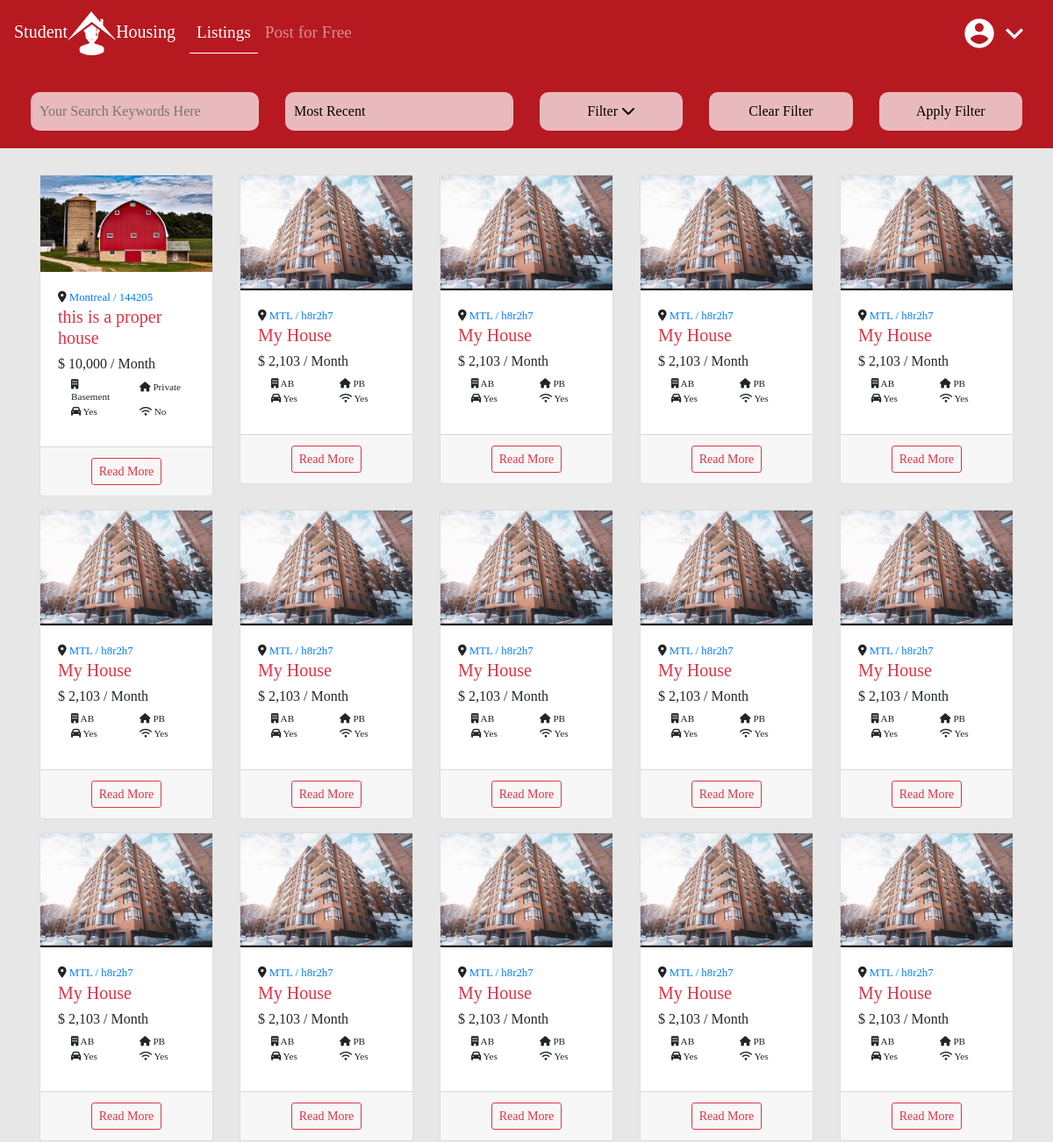
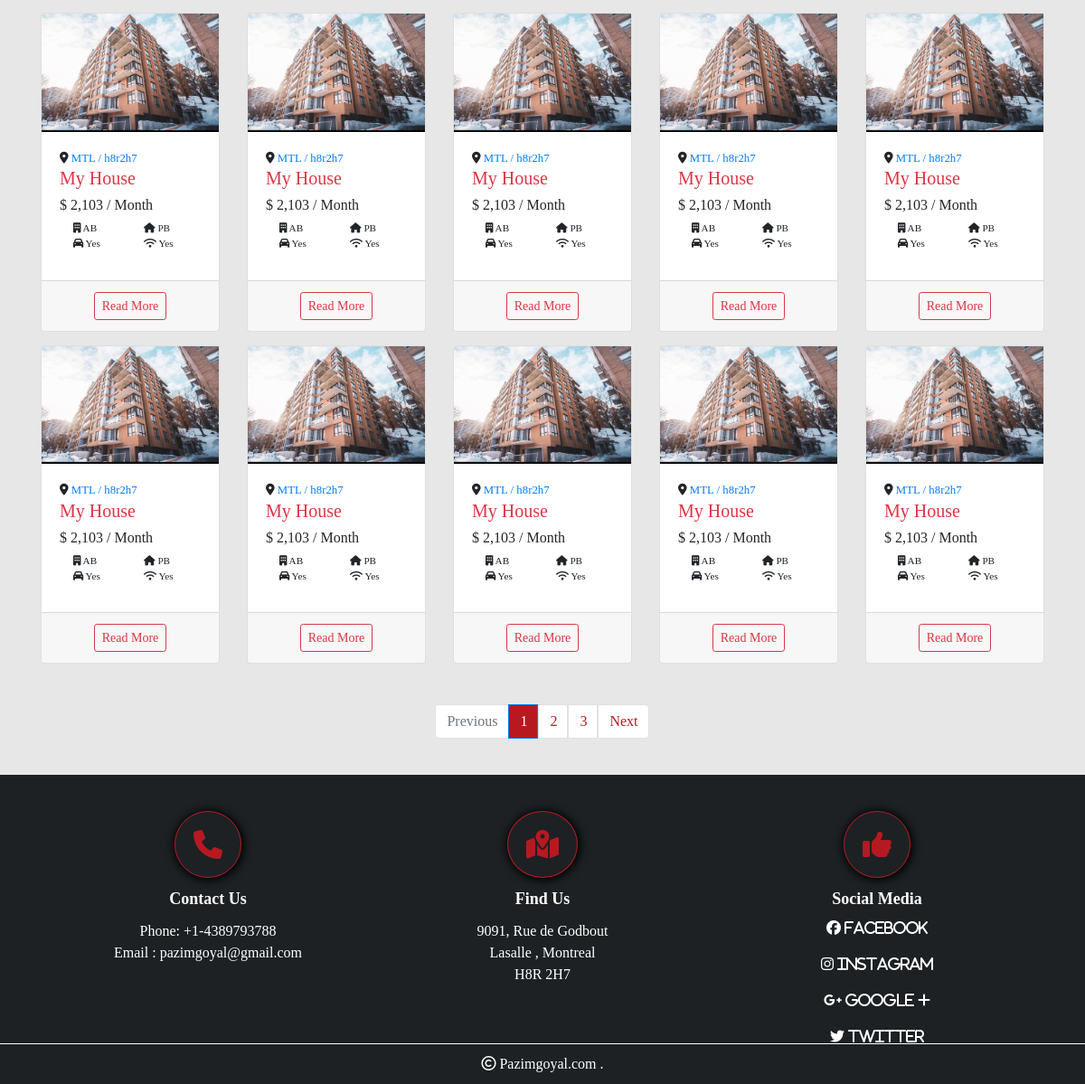
Page /listings/ on the earlier database version (2 pictures, top to bottom).
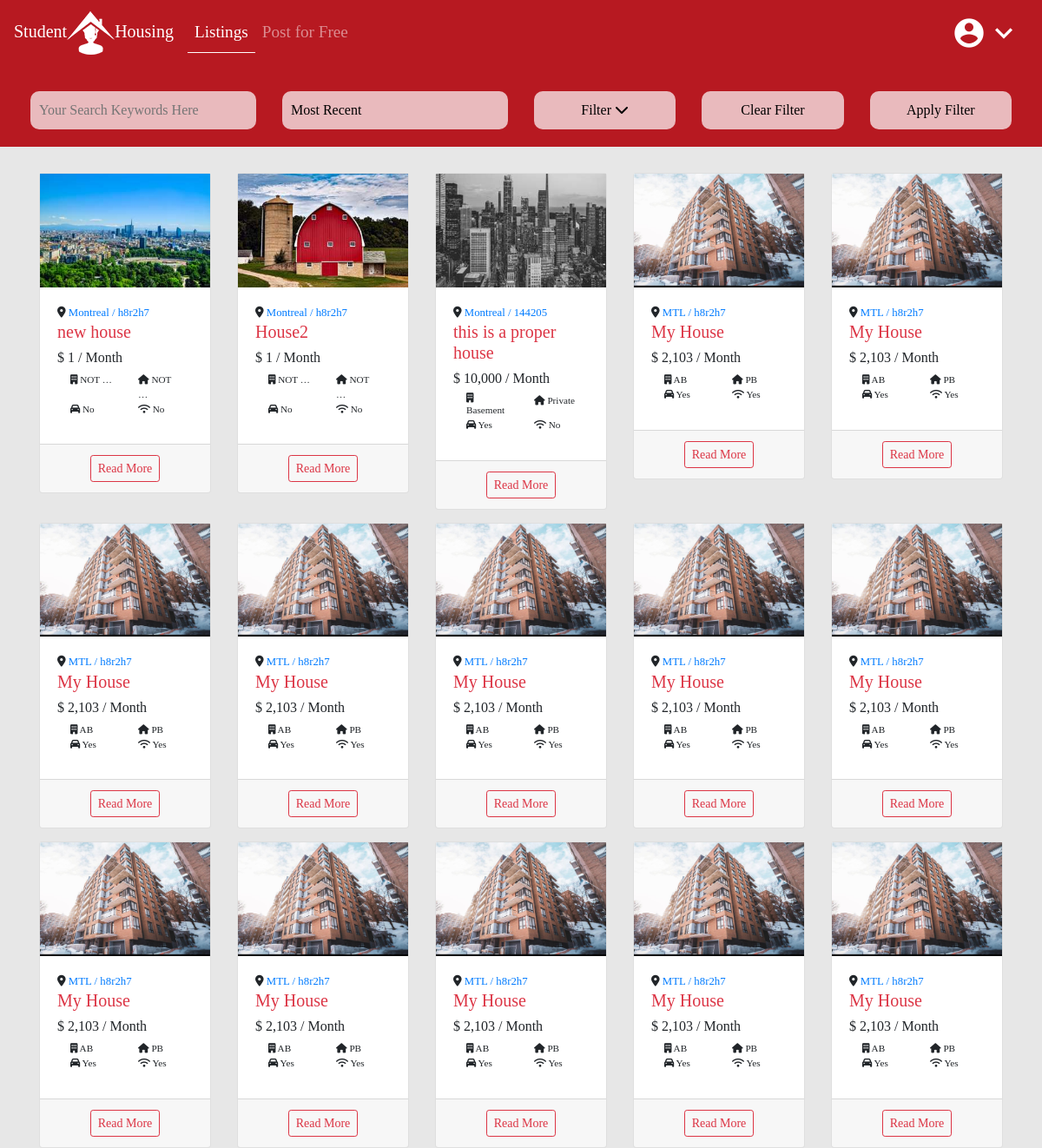
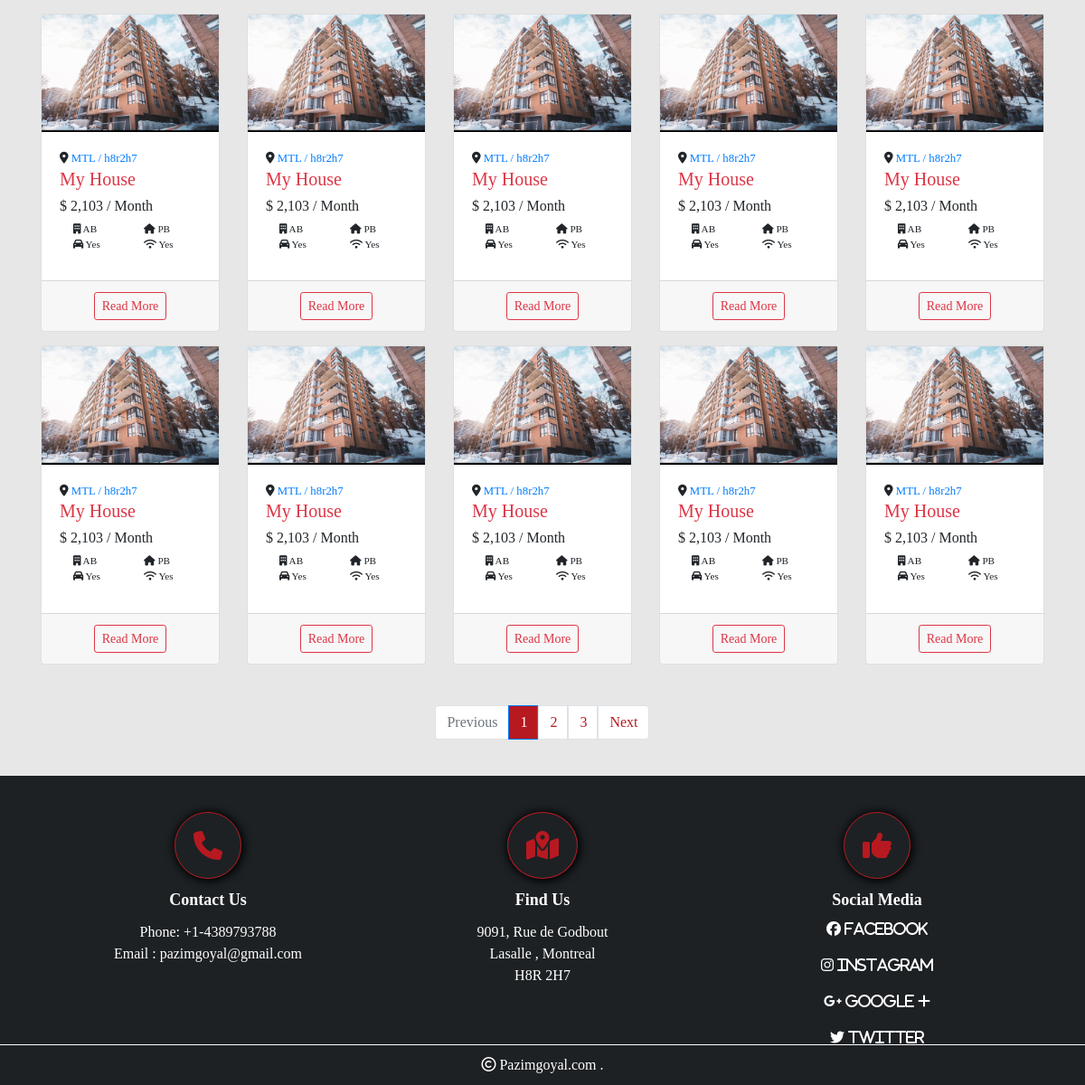
Same page on the later database version (2 pictures, top to bottom).
### listings/models.py (models this page shows, shortened)
class HouseListings(models.Model):
    title = models.CharField(max_length=200)
    description = models.TextField(blank=True)
    price = models.IntegerField()
    address = models.CharField(max_length=200, default="")
    city = models.CharField(max_length=10, choices=city)
    zipCode = models.CharField(max_length=10)
    building_type = models.CharField(choices=typeB, max_length=18)
    garage = models.BooleanField(default=False)
    space_given = models.CharField(choices=space, max_length=15)
    created_date = models.DateTimeField(default=timezone.now, blank=True)
    is_published = models.BooleanField(default=True)
    image1 = models.ImageField(upload_to='photos/%Y%m%d/', default="default.jpeg")
    image2 = models.ImageField(upload_to='photos/%Y%m%d/', blank=True)
    image3 = models.ImageField(upload_to='photos/%Y%mb%d/', blank=True)
    image4 = models.ImageField(upload_to='photos/%Y%m%d/', blank=True)
    image5 = models.ImageField(upload_to='photos/%Y%m%d/', blank=True)
    image6 = models.ImageField(upload_to='photos/%Y%m%d/', blank=True)
    image7 = models.ImageField(upload_to='photos/%Y%m%d/', blank=True)
    image8 = models.ImageField(upload_to='photos/%Y%m%d/', blank=True)
    image9 = models.ImageField(upload_to='photos/%Y%mb%d/', blank=True)
    image10 = models.ImageField(upload_to='photos/%Y%m%d/', blank=True)
    image11 = models.ImageField(upload_to='photos/%Y%m%d/', blank=True)
    image12 = models.ImageField(upload_to='photos/%Y%m%d/', blank=True)
    bathrooms = models.DecimalField(max_digits=2, default=1, decimal_places=1)
    electricityIncluded = models.BooleanField(default=False)
    wifiIncluded = models.BooleanField(default=False)
    animalsAllowed = models.BooleanField(default=False)
    furnished = models.TextField(choices=furnish)
    user = models.ForeignKey(User, on_delete=models.CASCADE)
    size = models.DecimalField(blank=True, decimal_places=1, max_digits=2, default=3.5)
    bathrooms = models.DecimalField(blank=True, decimal_places=1, max_digits=2, default=2)

### listings/views.py (the view)
# urls.py: path('', include('listings.urls')),
def listings(request):
    if 'order' in request.GET:
        listing = HouseListings.objects.order_by(request.GET['order'])
    else:
        listing = HouseListings.objects.order_by('-created_date')
    if 'keywords' in request.GET:
        keywords = request.GET['keywords']
        if keywords:
            listing = listing.filter(description__icontains=keywords)
    if 'city' in request.GET:
        keywords = request.GET['city']
        if keywords != 'c':
            listing = listing.filter(city__iexact=keywords)
    if 'space_given' in request.GET:
        keywords = request.GET['space_given']
        if keywords != 'NOT AVAILABLE':
            listing = listing.filter(space_given__iexact=keywords)
    if 'building_type' in request.GET:
        keywords = request.GET['building_type']
        if keywords != 'NOT AVAILABLE':
            listing = listing.filter(building_type__iexact=keywords)
    if 'min_price' in request.GET:
        keywords = request.GET['min_price']
        if keywords:
            listing = listing.filter(price__gte=keywords)
    if 'max_price' in request.GET:
        keywords = request.GET['max_price']
        if keywords:
            listing = listing.filter(price__lte=keywords)
    if 'size' in request.GET:
        keywords = request.GET['size']
        if keywords:
            listing = listing.filter(size=Decimal(keywords))
    if 'bathroom' in request.GET:
        keywords = request.GET['bathroom']
        if keywords:
            listing = listing.filter(bathrooms=Decimal(keywords))
    if 'furniture' in request.GET:
        keywords = request.GET['furniture']
        if keywords != 'NOT AVAILABLE':
            listing = listing.filter(furnished__iexact=keywords)
    if 'garage' in request.GET:
        listing = listing.filter(garage=1)
    if 'animalsAllowed' in request.GET:
        listing = listing.filter(animalsAllowed=1)
    if 'electricityIncluded' in request.GET:
        listing = listing.filter(electricityIncluded=1)
    if 'wifiIncluded' in request.GET:
        listing = listing.filter(wifiIncluded=1)
    paginator = Paginator(listing, 25)
    page = request.GET.get('page')
    paged_listings = paginator.get_page(page)
    return render(request, 'listings.html',
                  {'items': paged_listings, 'vals': request.GET, 's': space_type_c, 'c': city_c, 'b': building_type_c,
                   'o': order_c, 'f': furnished_c})

### templates/listings.html (shortened to what the changed rows need)
{% extends 'base.html' %}
{% load humanize%}
{% block content %}
<div class="row row-cols-lg-3 row-cols-md-2 row-cols-1 row-cols-xl-5 main-listing" style="padding: 30px;">
    {% if items%}
    {% for item in items%}
    <div class="col listings" style="margin-bottom: 15px;">
        <div class="card">
            <div class="card-img ">
                <img class="img-responsive" src="{{item.image1.url}}">
            </div>
            <div class="card-body">
                <div class="card-title">
                    <small><i class="fa fa-map-marker"></i><a href="#"> {{item.city}} /
                        {{item.zipCode|lower}}</a>
                    </small>
                    <h5 class="text-danger">{{item.title|truncatewords:5}}</h5>
                    <h6>$ {{item.price|intword|intcomma}} / Month</h6>
                    <div class="smallerItems row row-cols-2">
                        <div class="col info_item"><i class="fa fa-building"></i>
                            {{item.building_type|cut:"Building"|truncatewords:1}}
                        </div>
                        <div class="col info_item"><i class="fa fa-home"></i>
                            {{item.space_given|cut:"Bedroom"|truncatewords:1}}
                        </div>
                        <div class="col info_item"><i class="fa  fa-car"></i> {{item.garage|yesno:"Yes,No"}}</div>
                        <div class="col info_item"><i class="fa  fa-wifi "></i> {{item.wifiIncluded|yesno:"Yes,No"}}
                        </div>
                    </div>
                </div>
            </div>
            <div class="card-footer">
                <div class="d-flex justify-content-around">
                    <div>
                        <a type="button" class="btn btn-outline-danger btn-sm" href="{{item.id}}">Read More</a>
                    </div>
                </div>
            </div>
        </div>
    </div>
    {%endfor%}
    {%else%}
    <center><h3>No results found for search parameters</h3></center>
    {%endif%}
</div>
<nav aria-label="Page navigation example">
    {% if items.has_other_pages%}
    <ul class="pagination justify-content-center">
        {% for i in items.paginator.page_range%}
        {% if items.number == i %}
        <li class="page-item active"><a class="page-link" href="?page={{i}}">{{i}}</a></li>
        {% else%}
        <li class="page-item"><a class="page-link" href="?page={{i}}">{{i}}</a></li>
        {% endif%}
        {% endfor%}
    </ul>
    {% endif%}
</nav>
{% endblock %}}

Differences in the rows shown:
no longer on this page (row unchanged): HouseListings: image1 (picture), city "MTL", zipCode "h8r2h7", title "My House", price "2,103", building_type "AB", space_given "PB", garage "Yes", wifiIncluded "Yes"
no longer on this page (row unchanged): HouseListings: image1 (picture), city "MTL", zipCode "h8r2h7", title "My House", price "2,103", building_type "AB", space_given "PB", garage "Yes", wifiIncluded "Yes"
added HouseListings: image1 (picture), city "Montreal", zipCode "h8r2h7", title "new house", price "1", building_type "NOT …", space_given "NOT …", garage "No", wifiIncluded "No"
added HouseListings: image1 (picture), city "Montreal", zipCode "h8r2h7", title "House2", price "1", building_type "NOT …", space_given "NOT …", garage "No", wifiIncluded "No"
changed HouseListings "this is a proper house": image1: a different picture
